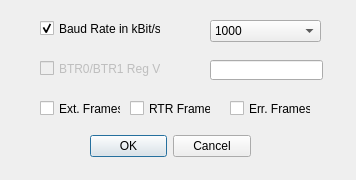
<?xml version="1.0" encoding="UTF-8"?>
<ui version="4.0">
 <class>ConfDialog</class>
 <widget class="QDialog" name="ConfDialog">
  <property name="geometry">
   <rect>
    <x>0</x>
    <y>0</y>
    <width>356</width>
    <height>180</height>
   </rect>
  </property>
  <property name="windowTitle">
   <string>Dialog</string>
  </property>
  <property name="locale">
   <locale language="English" country="UnitedStates"/>
  </property>
  <widget class="QDialogButtonBox" name="buttonBox">
   <property name="geometry">
    <rect>
     <x>90</x>
     <y>130</y>
     <width>161</width>
     <height>32</height>
    </rect>
   </property>
   <property name="locale">
    <locale language="English" country="UnitedStates"/>
   </property>
   <property name="orientation">
    <enum>Qt::Horizontal</enum>
   </property>
   <property name="standardButtons">
    <set>QDialogButtonBox::Cancel|QDialogButtonBox::Ok</set>
   </property>
  </widget>
  <widget class="QLineEdit" name="lineEditBTR0BTR1">
   <property name="geometry">
    <rect>
     <x>210</x>
     <y>60</y>
     <width>113</width>
     <height>20</height>
    </rect>
   </property>
   <property name="text">
    <string/>
   </property>
  </widget>
  <widget class="QCheckBox" name="checkBoxkbit">
   <property name="geometry">
    <rect>
     <x>40</x>
     <y>20</y>
     <width>121</width>
     <height>17</height>
    </rect>
   </property>
   <property name="text">
    <string>Baud Rate in kBit/s</string>
   </property>
   <property name="checked">
    <bool>true</bool>
   </property>
  </widget>
  <widget class="QCheckBox" name="checkBoxBTR0BTR1">
   <property name="enabled">
    <bool>false</bool>
   </property>
   <property name="geometry">
    <rect>
     <x>40</x>
     <y>60</y>
     <width>121</width>
     <height>17</height>
    </rect>
   </property>
   <property name="text">
    <string>BTR0/BTR1 Reg Val</string>
   </property>
  </widget>
  <widget class="QComboBox" name="comboBox">
   <property name="geometry">
    <rect>
     <x>210</x>
     <y>20</y>
     <width>111</width>
     <height>22</height>
    </rect>
   </property>
   <item>
    <property name="text">
     <string>1000</string>
    </property>
   </item>
   <item>
    <property name="text">
     <string>500</string>
    </property>
   </item>
   <item>
    <property name="text">
     <string>250</string>
    </property>
   </item>
   <item>
    <property name="text">
     <string>125</string>
    </property>
   </item>
   <item>
    <property name="text">
     <string>100</string>
    </property>
   </item>
   <item>
    <property name="text">
     <string>50</string>
    </property>
   </item>
   <item>
    <property name="text">
     <string>20</string>
    </property>
   </item>
   <item>
    <property name="text">
     <string>10</string>
    </property>
   </item>
   <item>
    <property name="text">
     <string>5</string>
    </property>
   </item>
  </widget>
  <widget class="QCheckBox" name="checkBoxExtended">
   <property name="geometry">
    <rect>
     <x>40</x>
     <y>100</y>
     <width>81</width>
     <height>17</height>
    </rect>
   </property>
   <property name="text">
    <string>Ext. Frames</string>
   </property>
  </widget>
  <widget class="QCheckBox" name="checkBoxRTR">
   <property name="geometry">
    <rect>
     <x>130</x>
     <y>100</y>
     <width>81</width>
     <height>17</height>
    </rect>
   </property>
   <property name="text">
    <string>RTR Frames</string>
   </property>
  </widget>
  <widget class="QCheckBox" name="checkBoxERROR">
   <property name="geometry">
    <rect>
     <x>230</x>
     <y>100</y>
     <width>81</width>
     <height>17</height>
    </rect>
   </property>
   <property name="text">
    <string>Err. Frames</string>
   </property>
  </widget>
 </widget>
 <resources/>
 <connections>
  <connection>
   <sender>buttonBox</sender>
   <signal>accepted()</signal>
   <receiver>ConfDialog</receiver>
   <slot>accept()</slot>
   <hints>
    <hint type="sourcelabel">
     <x>248</x>
     <y>254</y>
    </hint>
    <hint type="destinationlabel">
     <x>157</x>
     <y>274</y>
    </hint>
   </hints>
  </connection>
  <connection>
   <sender>buttonBox</sender>
   <signal>rejected()</signal>
   <receiver>ConfDialog</receiver>
   <slot>reject()</slot>
   <hints>
    <hint type="sourcelabel">
     <x>316</x>
     <y>260</y>
    </hint>
    <hint type="destinationlabel">
     <x>286</x>
     <y>274</y>
    </hint>
   </hints>
  </connection>
 </connections>
</ui>
